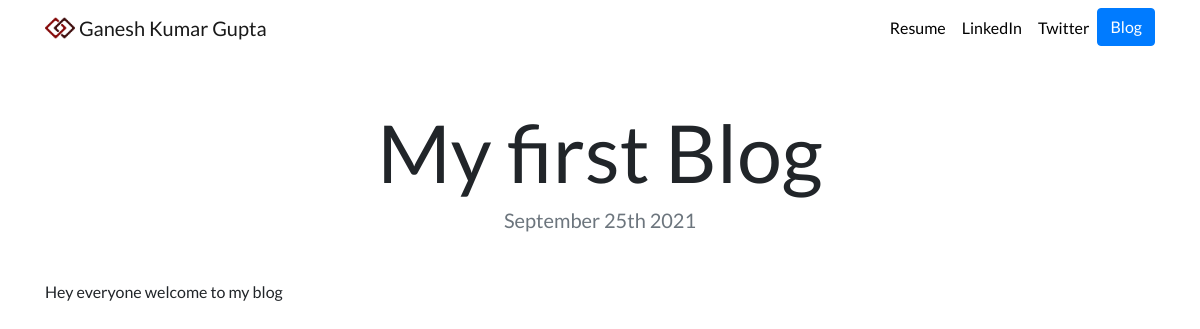
Page /blog/1/ on the committed database.
### blog/models.py (models this page shows, shortened)
class Blog(models.Model):
    title = models.CharField(max_length=200)
    description = models.TextField()
    date = models.DateField()

### blog/views.py (the view)
# urls.py: path('<int:blog_id>/', views.detail, name='detail'),
def detail(request, blog_id):
    blog = get_object_or_404(Blog, pk=blog_id)
    return render(request, 'blog/detail.html', {'blog':blog})

### blog/templates/blog/detail.html
{% extends "portfolio/base.html" %}
{% load static %}
{% block content %}
<h1 class="text-center mt-5" id="blogdetailtitle">{{ blog.title }}</h1>
<h5 class="text-center text-muted mb-5">{{ blog.date|date:'F jS Y' }}</h5>
{{ blog.description|safe }}
{% endblock %}

### portfolio/static/portfolio/custom.css (style rules this page uses)
body { font-family: 'Lato', sans-serif; }
@media (min-width: 992px) { #blogdetailtitle { font-size: 5rem; } }

### rows in the picture
Blog: title "My first Blog", date "September 25th 2021", description "Hey everyone welcome to my blog"
